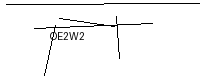

Here is the Python script that generated this plot:
import random
import string
from PIL import Image, ImageDraw, ImageFont

# Generate random captcha text
captcha_text = ''.join(random.choices(string.ascii_uppercase + string.digits, k=5))

# Create image
width = 200
height = 80

image = Image.new('RGB', (width, height), (255, 255, 255))
draw = ImageDraw.Draw(image)

# Draw captcha text
font = ImageFont.load_default()
draw.text((50, 30), captcha_text, fill=(0,0,0), font=font)

# Add noise lines
for i in range(5):
    x1 = random.randint(0, width)
    y1 = random.randint(0, height)
    x2 = random.randint(0, width)
    y2 = random.randint(0, height)
    draw.line((x1,y1,x2,y2), fill=(0,0,0), width=1)

# Save image
image.save("captcha.png")

print("CAPTCHA image saved as captcha.png")
print("Open the image and enter the text.")

user_input = input("Enter CAPTCHA: ")

if user_input == captcha_text:
    print("CAPTCHA verified. Human detected.")
else:
    print("Incorrect CAPTCHA. Try again.")
